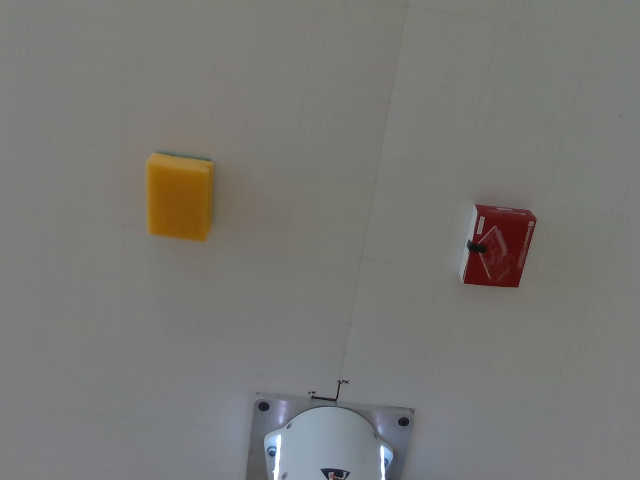
#> input picture cam1_rgb.png, 640 x 480 px
$ python twoview.py
#> lines starting #> are read from the running program, lines starting #| are printed output that depends on the picture; long printed decimals are rounded
import cv2
import numpy as np
import open3d as o3d

# === Step 1: Load images and depth maps ===
img1 = cv2.imread("cam1_rgb.png")
#> img1 is the input picture: shape (480, 640, 3); mean B, G, R 116.6, 119.7, 120.6
img2 = cv2.imread("cam2_rgb.png")
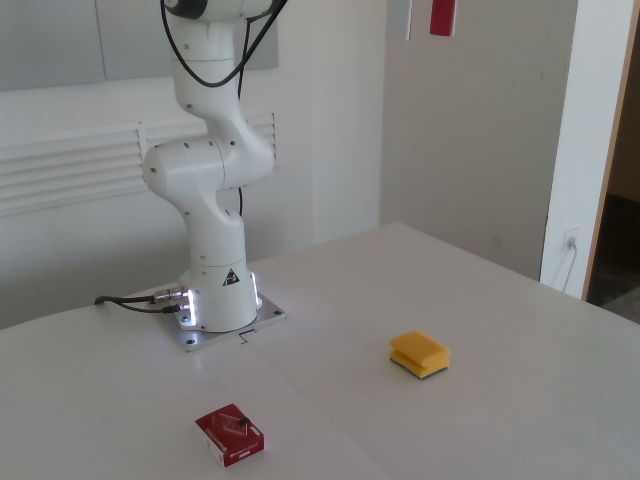
#> input picture cam2_rgb.png, 640 x 480 px
#> img2 is the input picture: shape (480, 640, 3); mean B, G, R 126.2, 128.4, 129.2
depth1 = cv2.imread("cam1_depth.png", cv2.IMREAD_UNCHANGED)
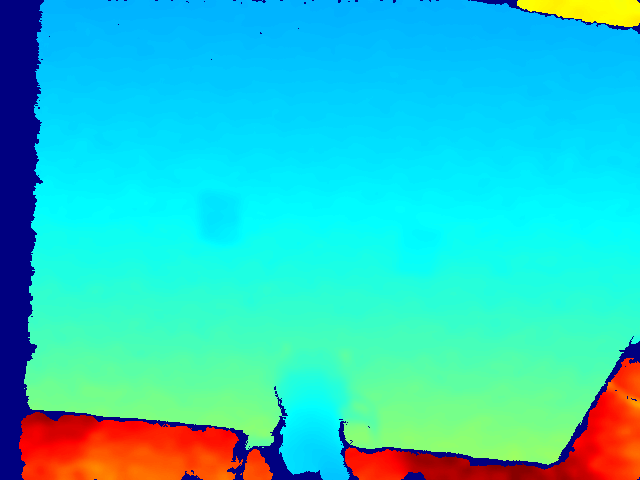
#> input picture cam1_depth.png, 640 x 480 px
#> depth1 is the input picture: shape (480, 640, 3); mean B, G, R 200.4, 203, 45
depth2 = cv2.imread("cam2_depth.png", cv2.IMREAD_UNCHANGED)
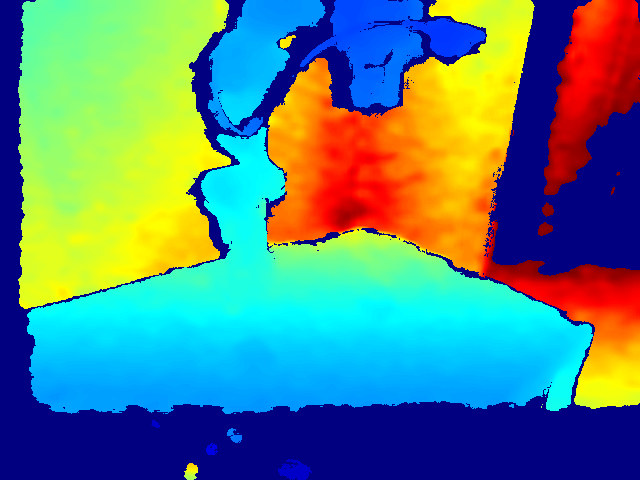
#> input picture cam2_depth.png, 640 x 480 px
#> depth2 is the input picture: shape (480, 640, 3); mean B, G, R 128, 132.4, 86.7

# === Step 2: Camera Intrinsics ===
fx, fy = 525.0, 525.0
cx, cy = 319.5, 239.5

def pixel_to_3d(u, v, depth, scale=1000.0):
    z = depth[v, u]

    # If z is an array (like [z, z, z]), convert to scalar
    if isinstance(z, np.ndarray):
        z = z[0]  # or use z = z.mean() if unsure

    z = float(z) / scale

    if z == 0.0:
        return None

    x = (u - cx) * z / fx
    y = (v - cy) * z / fy
    return np.array([x, y, z])

# === Step 3: Feature Detection + Matching ===
orb = cv2.ORB_create()
kp1, des1 = orb.detectAndCompute(img1, None)
#> kp1 = 270 keypoints; strongest (x, y, size): (382, 447, 31), (275, 447, 31), (273, 446, 31), (333, 397, 31)
kp2, des2 = orb.detectAndCompute(img2, None)
#> kp2 = 488 keypoints; strongest (x, y, size): (184, 294, 31), (186, 296, 31), (185, 294, 37.2), (186, 307, 31)
bf = cv2.BFMatcher(cv2.NORM_HAMMING)
matches = bf.match(des1, des2)
#> matches = 270 matches
matches = sorted(matches, key=lambda x: x.distance)

# === Step 4: Convert matched 2D points to 3D using depth ===
pts1 = []
pts2 = []

for m in matches[:100]:  # limit to good matches
    u1, v1 = map(int, kp1[m.queryIdx].pt)
    u2, v2 = map(int, kp2[m.trainIdx].pt)

    p1 = pixel_to_3d(u1, v1, depth1)
    p2 = pixel_to_3d(u2, v2, depth2)

    if p1 is not None and p2 is not None:
        pts1.append(p1)
        pts2.append(p2)
#> this loop made 100 passes
#> (u1, v1, u2, v2, p1) on passes 1 to 9: (400, 424, 391, 358, [0.0199, 0.0457, 0.13]), (401, 425, 391, 358, [0.0202, 0.0459, 0.13]), (268, 405, 391, 358, [-0.0143, 0.046, 0.146]), (403, 425, 274, 313, [0.0207, 0.0459, 0.13]), (515, 283, 390, 358, [0.0842, 0.0187, 0.226]), (267, 404, 390, 360, [-0.0146, 0.0457, 0.146]), (261, 410, 390, 358, [-0.0154, 0.0448, 0.138]), (399, 419, 274, 313, [0.0203, 0.0458, 0.134]), (267, 403, 390, 360, [-0.0146, 0.0455, 0.146])
#> (u1, v1, u2, v2, p1) on passes 29, 44: (209, 160, 186, 212, [-0.0537, -0.0386, 0.255]), (258, 405, 569, 246, [-0.0166, 0.0448, 0.142])

pts1 = np.array(pts1)
pts2 = np.array(pts2)

# === Step 5: Estimate transformation (Umeyama/SVD) ===
def compute_transformation(src, dst):
    assert src.shape == dst.shape
    centroid_src = np.mean(src, axis=0)
    centroid_dst = np.mean(dst, axis=0)

    src_centered = src - centroid_src
    dst_centered = dst - centroid_dst

    H = src_centered.T @ dst_centered
    U, S, Vt = np.linalg.svd(H)
    R = Vt.T @ U.T

    # Ensure right-handed coordinate system
    if np.linalg.det(R) < 0:
        Vt[-1, :] *= -1
        R = Vt.T @ U.T

    t = centroid_dst - R @ centroid_src

    T = np.eye(4)
    T[:3, :3] = R
    T[:3, 3] = t
    return T

T_12 = compute_transformation(pts1, pts2)
print("Transformation matrix from camera 1 to camera 2:\n", T_12)
#| Transformation matrix from camera 1 to camera 2:
#|  [[-0.0424 -0.6275 -0.7775  0.164]
#|  [-0.6039   0.636 -0.4804  0.09172]
#|  [ 0.7959  0.4491 -0.4059  0.2826]
#|  [ 0.          0.          0.          1.        ]]
